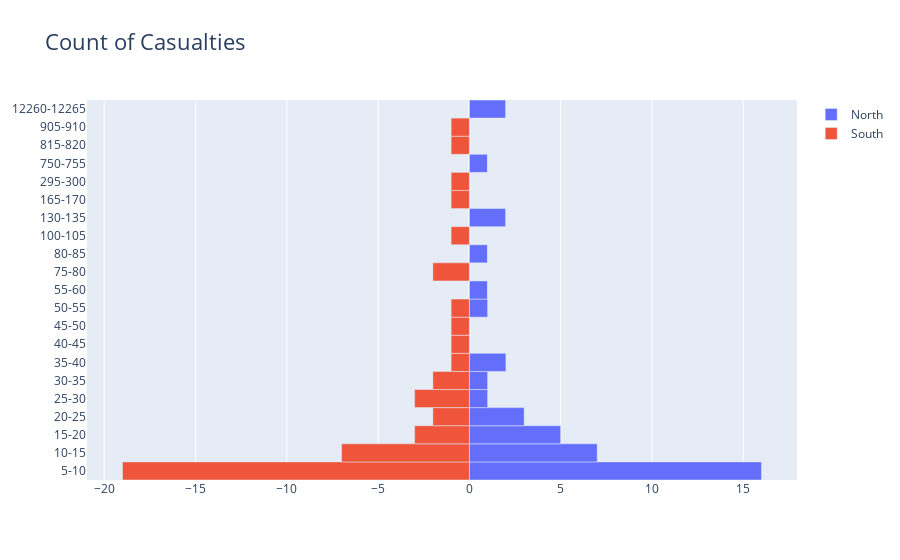

Source (notebook cell):
### Code cell
import plotly.graph_objects as gp
y_cas = dfPyramid['casualties'] 
x_N = dfPyramid['north'] 
x_S = dfPyramid['south'] * -1

# Creating instance of the figure 
fig = gp.Figure() 

# Adding Male data to the figure 
fig.add_trace(gp.Bar(y= y_cas, x = x_N, name = 'North', orientation = 'h')) 

# Adding Female data to the figure 
fig.add_trace(gp.Bar(y = y_cas, x = x_S, name = 'South', orientation = 'h')) 

# Updating the layout for our graph 
fig.update_layout(title = 'Count of Casualties', title_font_size = 22, barmode = 'relative', bargap = 0.0 ) 

fig.show()

### Figure 1 — Plotly figure (JSON) as saved in the notebook; plotly's stock layout.template omitted (floating-point values rounded to 4 significant figures)
{"data": [{"name": "North", "orientation": "h", "type": "bar", "x": [16, 7, 5, 3, 1, 1, 2, 0, 0, 1, 1, 0, 1, 0, 2, 0, 0, 1, 0, 0, 2], "y": ["5-10", "10-15", "15-20", "20-25", "25-30", "30-35", "35-40", "40-45", "45-50", "50-55", "55-60", "75-80", "80-85", "100-105", "130-135", "165-170", "295-300", "750-755", "815-820", "905-910", "12260-12265"]}, {"name": "South", "orientation": "h", "type": "bar", "x": [-19, -7, -3, -2, -3, -2, -1, -1, -1, -1, 0, -2, 0, -1, 0, -1, -1, 0, -1, -1, 0], "y": ["5-10", "10-15", "15-20", "20-25", "25-30", "30-35", "35-40", "40-45", "45-50", "50-55", "55-60", "75-80", "80-85", "100-105", "130-135", "165-170", "295-300", "750-755", "815-820", "905-910", "12260-12265"]}], "layout": {"bargap": 0, "barmode": "relative", "title": {"font": {"size": 22}, "text": "Count of Casualties"}}}
